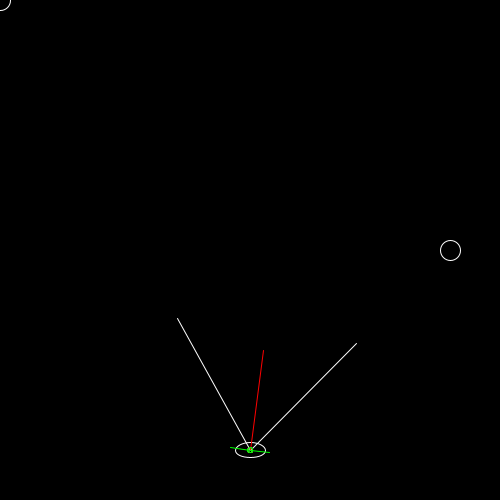
Frame 1 (no input)
Frame 60 (the mouse pressed at the canvas centre just before this capture): identical to frame 1, image omitted
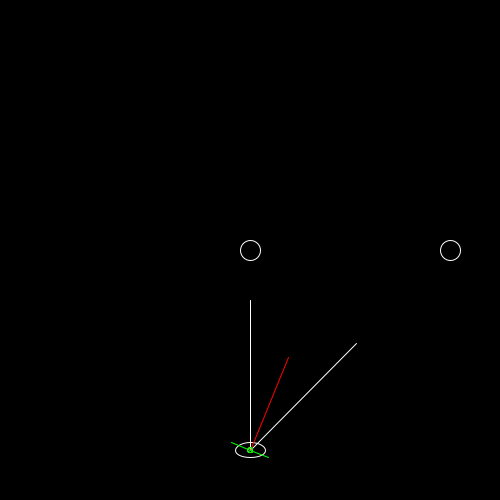
Frame 120 (the mouse held since frame 60 and released just before this capture)

The Processing sketch that drew these frames (run headless with seeded random() and noise(); from frame 60 on, the mouse is pressed at the canvas centre):

// Processing sketch: processing_63559
// ── processing_63559.pde

void setup() {
  size(500, 500); 
  smooth();
} 


void draw() {
  background(0);

  PVector light = new PVector(mouseX, mouseY);
  PVector facet = new PVector(width/2, height - 50);
  PVector target = new PVector(width - 50, height / 2);

  noFill();

  stroke(255);
  ellipse(light.x, light.y, 20, 20);
  ellipse(target.x, target.y, 20, 20);
  ellipse(facet.x, facet.y, 30, 15);


  PVector facetToLight = new PVector();
  facetToLight.set(light);
  facetToLight.sub(facet);
  facetToLight.normalize();

  PVector facetToTarget = new PVector();
  facetToTarget.set(target);
  facetToTarget.sub(facet);
  facetToTarget.normalize();

  drawVector(facet, facetToTarget, 150);
  drawVector(facet, facetToLight, 150);

  PVector direction = new PVector();
  direction.set(facetToTarget);
  direction.add(facetToLight);
  direction.normalize();

  stroke(255, 0, 0);
  drawVector(facet, direction, 100);


  PVector tangent = new PVector();
  tangent.x = direction.y;
  tangent.y = -direction.x;

  stroke(0, 255, 0);
  drawVector(facet, tangent, -20);
  drawVector(facet, tangent, 20);
}

/* Visualize a vector at a specific point */
void drawVector(PVector point, PVector direction, float length) {
  ellipseMode(CENTER);
  ellipse(point.x, point.y, 5, 5);  
  line(point.x, point.y, point.x + direction.x * length, point.y + direction.y * length);
}
